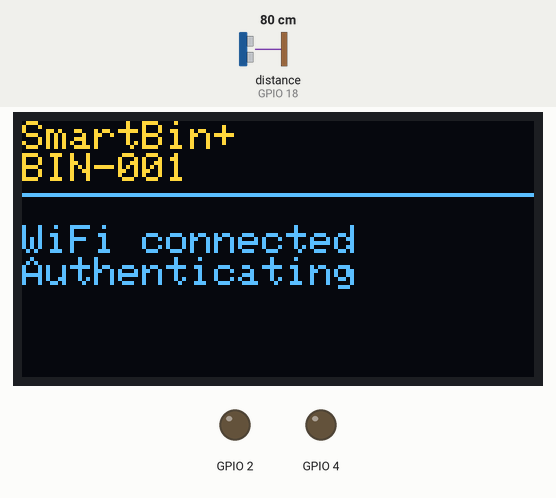
Recording of a sketch running on a simulated ESP32. Parts: 128×64 one-colour display, output pins drawn as LEDs (lit = HIGH). Wiring (inferred from the names in the program): ultrasonic range finder: trigger GPIO 5; echo GPIO 18. The test bench sets the inputs (shaded band); at power-on: distance to the obstacle (sensor on GPIO 18) 80 cm. The echo pulse lasts 58.3 µs per cm; the OLED is the two-colour kind (top 16 rows yellow); WiFi joins after 1.5 s; servers stay silent unless stated; uploads are accepted with an empty reply; pins used as bus, display or sensor lines are not drawn; what the sketch prints to the serial monitor is not drawn.

Above: at 2.1 s.
3.8 s: distance to the obstacle (sensor on GPIO 18) set to 2 cm
At 6.1 s:
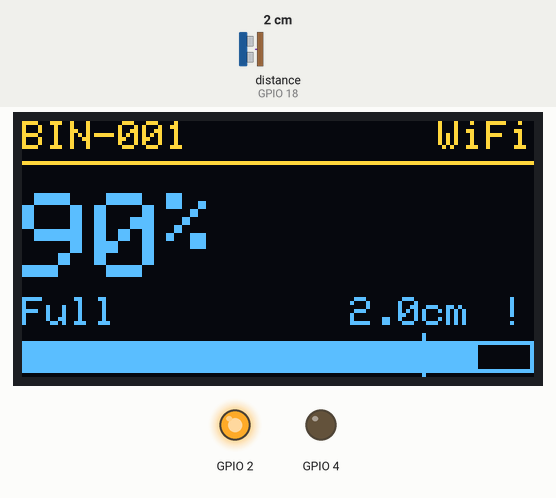
6.8 s: distance to the obstacle (sensor on GPIO 18) set to 9 cm
At 9.2 s:
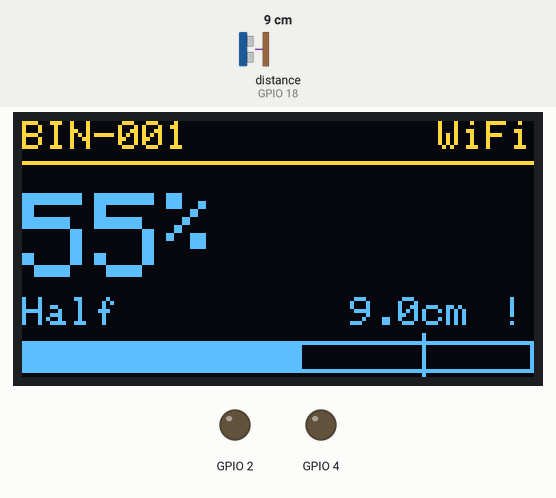
9.8 s: distance to the obstacle (sensor on GPIO 18) set to 18 cm
At 12.0 s:
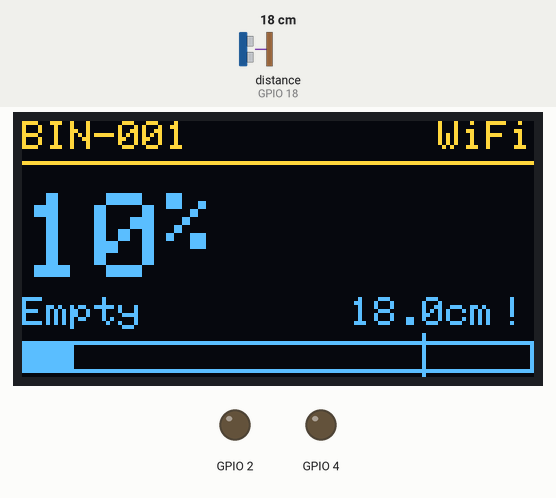
12.3 s: distance to the obstacle (sensor on GPIO 18) set to 4 cm
At 13.8 s:
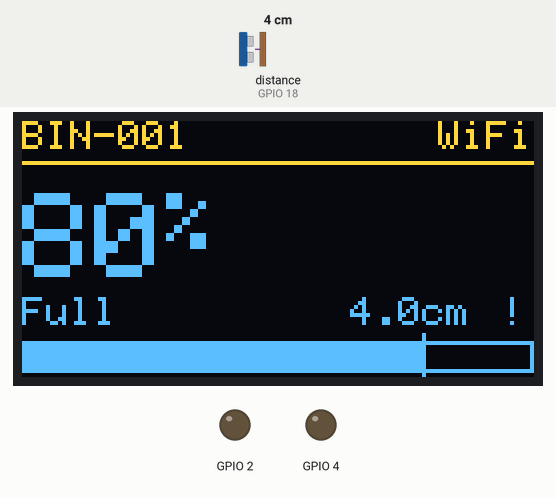
14.3 s: distance to the obstacle (sensor on GPIO 18) set to 35 cm
At 15.8 s:
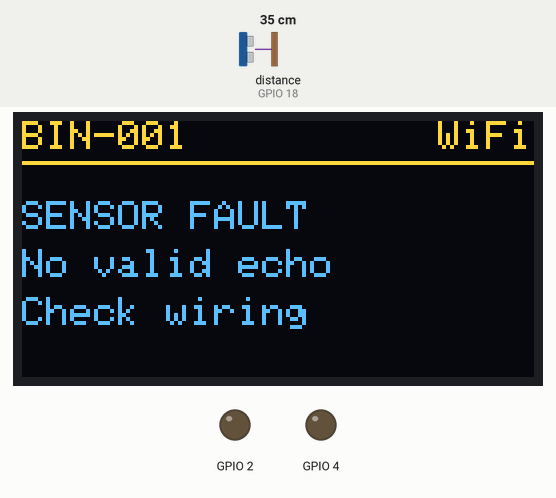
16.3 s: distance to the obstacle (sensor on GPIO 18) set to 9 cm
At 17.5 s:
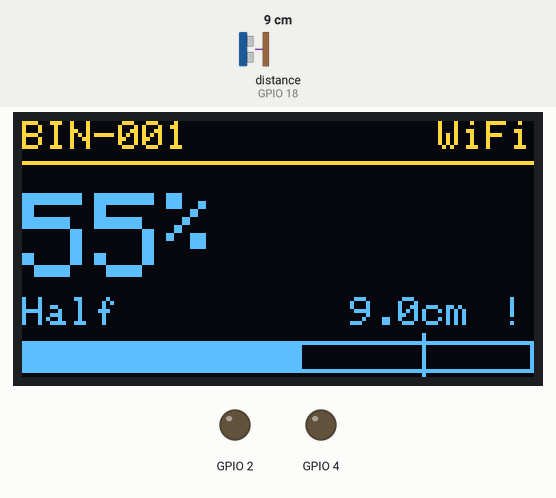
Timing chart, 0 to 19.3 s (numbered marks = the images above; inputs shaded):
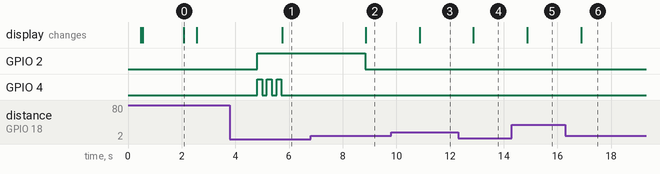

The sketch:

smartbin_esp32.ino
```cpp
/**
 * =============================================================================
 * SmartBin+ — ESP32 Firmware
 * =============================================================================
 * An IoT Based Intelligent Waste Monitoring and Route Optimization System
 * Major Project Phase-I · Course Code CSEP23605 · Group 54
 * Department of Computer Science and Engineering
 * Global Academy of Technology, Bengaluru · 2025-2026
 *
 * -----------------------------------------------------------------------------
 * WHAT THIS DOES
 *
 * Every SENSE_INTERVAL_MS the device takes a filtered ultrasonic reading,
 * computes the fill percentage, updates the OLED, and drives the LED and
 * buzzer locally. Every UPLOAD_INTERVAL_MS it transmits that reading to the
 * Firebase Realtime Database.
 *
 * The local indicators are deliberately independent of the network. A bin that
 * has reached capacity signals it whether or not the cloud is reachable — the
 * edge-processing approach the literature survey argues for (§VII-C).
 *
 * -----------------------------------------------------------------------------
 * LOOP, per report §5.1 Step 2
 *
 *   1. Trigger an HC-SR04 pulse
 *   2. Compute distance from echo-pulse duration
 *   3. Derive fill-level percentage
 *   4. Classify bin status ("Empty", "Half", "Full")
 *   5. Serialize the record as JSON
 *   6. POST it to Firebase with a 60-second inter-reading interval
 *
 * -----------------------------------------------------------------------------
 * WIRING — report §5.1 Step 1
 *
 *   HC-SR04 TRIG  -> GPIO 5
 *   HC-SR04 ECHO  -> GPIO 18
 *   HC-SR04 VCC   -> 5V      (regulated via LM2596)
 *   HC-SR04 GND   -> GND
 *
 *   Red LED  (+)  -> GPIO 2   via 220R resistor
 *   Buzzer   (+)  -> GPIO 4
 *   OLED SDA      -> GPIO 21
 *   OLED SCL      -> GPIO 22
 *
 *   Power: 9V supply -> LM2596 buck converter -> ESP32 VIN
 *   Add 100uF and 10uF bypass capacitors at the ESP32 power pins. Report §5.2
 *   item 3 documents why: direct USB supply caused voltage sag during Wi-Fi
 *   radio bursts, producing sporadic microcontroller resets.
 *
 * -----------------------------------------------------------------------------
 * REQUIRED LIBRARIES (Arduino Library Manager)
 *
 *   ArduinoJson          by Benoit Blanchon      (v6.x)
 *   Adafruit SSD1306     by Adafruit
 *   Adafruit GFX Library by Adafruit
 *
 * Board: "ESP32 Dev Module", ESP32 board package v2.0.x
 *
 * -----------------------------------------------------------------------------
 * SETUP
 *
 *   1. Copy config.h and fill in your Wi-Fi and Firebase credentials
 *   2. Set BIN_ID to match the bin's registration in the dashboard
 *   3. Create a device service account in Firebase Authentication
 *      (Email/Password) — do not reuse an administrator login
 *   4. Flash, then watch the serial monitor at 115200 baud
 *
 * =============================================================================
 */

#include "config.h"
#include "sensor.h"
#include "indicators.h"
#include "cloud.h"

/* ---------------------------------------------------------------------------
 * STATE
 * ------------------------------------------------------------------------- */

static unsigned long lastSenseAt = 0;
static unsigned long lastUploadAt = 0;
static unsigned long lastHealthAt = 0;

static float currentDistanceCm = -1.0f;
static float currentFillPercent = 0.0f;
static const char* currentStatus = "Empty";

/** Uploads attempted and succeeded — printed periodically as a delivery rate. */
static uint32_t uploadAttempts = 0;
static uint32_t uploadSuccesses = 0;

/* ---------------------------------------------------------------------------
 * SETUP
 * ------------------------------------------------------------------------- */

void setup() {
#if DEBUG_SERIAL
  Serial.begin(SERIAL_BAUD);
  delay(400);   // let the USB serial settle before the banner

  Serial.println();
  Serial.println(F("============================================"));
  Serial.println(F(" SmartBin+ ESP32 Firmware"));
  Serial.print  (F(" Bin ID     : ")); Serial.println(BIN_ID);
  Serial.print  (F(" Firmware   : ")); Serial.println(FIRMWARE_VERSION);
  Serial.print  (F(" Bin depth  : ")); Serial.print(BIN_DEPTH_CM); Serial.println(F(" cm"));
  Serial.print  (F(" Threshold  : ")); Serial.print(ALERT_THRESHOLD); Serial.println(F(" %"));
  Serial.print  (F(" Upload gap : ")); Serial.print(UPLOAD_INTERVAL_MS / 1000); Serial.println(F(" s"));
  Serial.println(F("============================================"));
#endif

  indicatorsBegin();
  sensorBegin();

  indicatorsShowMessage("Connecting to", WIFI_SSID);

  if (cloudConnectWiFi()) {
    indicatorsShowMessage("WiFi connected", "Authenticating");
    cloudAuthenticate();
  } else {
    // Continue regardless. Local sensing and indication are the primary
    // function; the device is useful standing next to the bin even with no
    // network at all.
    indicatorsShowMessage("WiFi failed", "Running offline");
#if DEBUG_SERIAL
    Serial.println(F("[setup] no network - continuing in local-only mode"));
#endif
    delay(1500);
  }

  // Take a first reading immediately so the display is not blank on boot.
  currentDistanceCm = sensorReadFiltered();

  if (currentDistanceCm > 0) {
    currentFillPercent = sensorFillPercent(currentDistanceCm);
    currentStatus = sensorBinStatus(currentFillPercent);
  }

  indicatorsShowStatus(currentFillPercent, currentDistanceCm, currentStatus,
                       cloudWiFiConnected(), true, sensorIsHealthy());

  lastSenseAt = millis();

  // Force an upload on the first loop iteration rather than waiting a full
  // interval — useful when demonstrating the device.
  lastUploadAt = millis() - UPLOAD_INTERVAL_MS;
}

/* ---------------------------------------------------------------------------
 * LOOP
 * ------------------------------------------------------------------------- */

void loop() {
  unsigned long now = millis();

  /* --- Sense ------------------------------------------------------------ */
  if (now - lastSenseAt >= SENSE_INTERVAL_MS) {
    lastSenseAt = now;

    float distance = sensorReadFiltered();

    if (distance > 0) {
      currentDistanceCm = distance;
      currentFillPercent = sensorFillPercent(distance);
      currentStatus = sensorBinStatus(currentFillPercent);

      // Local threshold evaluation — LED and buzzer respond immediately,
      // without waiting for a cloud round trip.
      indicatorsUpdateAlert(currentFillPercent);

#if DEBUG_SERIAL
      Serial.print(F("[sense] "));
      Serial.print(distance, 1);
      Serial.print(F(" cm -> "));
      Serial.print(currentFillPercent, 1);
      Serial.print(F("% ("));
      Serial.print(currentStatus);
      Serial.println(F(")"));
#endif
    }
#if DEBUG_SERIAL
    else {
      Serial.println(F("[sense] no valid reading - sensor fault"));
    }
#endif

    indicatorsShowStatus(currentFillPercent, currentDistanceCm, currentStatus,
                         cloudWiFiConnected(), cloudLastUploadOk(),
                         sensorIsHealthy());
  }

  /* --- Upload ----------------------------------------------------------- */
  if (now - lastUploadAt >= UPLOAD_INTERVAL_MS) {
    lastUploadAt = now;
    uploadAttempts++;

    if (cloudUpload(currentDistanceCm, currentFillPercent,
                    currentStatus, sensorIsHealthy())) {
      uploadSuccesses++;
    }

#if DEBUG_SERIAL
    // Report §3.2 sets a 95% delivery-rate target. Printing the measured rate
    // makes that checkable during testing rather than merely asserted.
    if (uploadAttempts > 0) {
      Serial.print(F("[stats] delivery rate "));
      Serial.print((uploadSuccesses * 100.0f) / uploadAttempts, 1);
      Serial.print(F("% ("));
      Serial.print(uploadSuccesses);
      Serial.print(F("/"));
      Serial.print(uploadAttempts);
      Serial.print(F(") | uptime "));
      Serial.print(millis() / 1000);
      Serial.print(F(" s | free heap "));
      Serial.print(ESP.getFreeHeap());
      Serial.println(F(" B"));
    }
#endif

    indicatorsShowStatus(currentFillPercent, currentDistanceCm, currentStatus,
                         cloudWiFiConnected(), cloudLastUploadOk(),
                         sensorIsHealthy());
  }

  /* --- Health report ----------------------------------------------------- */
  // Less frequent than telemetry: component health changes rarely, and every
  // extra request costs power on a battery-powered unit.
  if (now - lastHealthAt >= UPLOAD_INTERVAL_MS * 5) {
    lastHealthAt = now;
    cloudUploadHealth(sensorIsHealthy());
  }

  /* --- Connection maintenance -------------------------------------------- */
  // Non-blocking; respects the exponential back-off internally so a long
  // outage does not stall sensing or the local indicators.
  cloudEnsureConnection();

  // Small yield keeps the watchdog fed and the Wi-Fi stack responsive.
  delay(20);
}
```

cloud.h
```cpp
/**
 * SmartBin+ — Wi-Fi and Firebase Transport
 * =============================================================================
 * Wi-Fi association with exponential back-off, and authenticated writes to the
 * Firebase Realtime Database over HTTPS.
 *
 * REPORT §5.2 item 2:
 *   "Intermittent Wi-Fi disconnections caused data gaps in the Firebase
 *    timeline. An automatic reconnection handler with exponential back-off
 *    (initial retry: 1 s, max: 30 s) was added to the firmware to ensure
 *    resilient cloud connectivity."
 *
 * REPORT §5.2 item 4:
 *   "The ESP32's 520 KB SRAM required careful JSON object sizing to avoid heap
 *    fragmentation over long uptime periods. Static buffer allocation using
 *    StaticJsonDocument<256> replaced dynamic allocation, reducing heap churn."
 *
 * Both are implemented below. The static document is the reason this firmware
 * can run for weeks without the slow memory decay that kills naive ESP32
 * projects.
 */

#ifndef SMARTBIN_CLOUD_H
#define SMARTBIN_CLOUD_H

#include <Arduino.h>
#include <WiFi.h>
#include <HTTPClient.h>
#include <ArduinoJson.h>
#include "config.h"

/** Current back-off delay, doubling on each failure up to RECONNECT_MAX_MS. */
static unsigned long reconnectDelay = RECONNECT_INITIAL_MS;
static unsigned long lastReconnectAttempt = 0;

/** Firebase ID token from the device service account. */
static String idToken = "";
static unsigned long tokenExpiresAt = 0;

/** Whether the most recent upload succeeded — surfaced on the OLED. */
static bool lastUploadOk = false;

/**
 * Connect to Wi-Fi, blocking up to WIFI_CONNECT_TIMEOUT_MS.
 *
 * @return true if associated.
 */
inline bool cloudConnectWiFi() {
  if (WiFi.status() == WL_CONNECTED) return true;

  WiFi.mode(WIFI_STA);
  WiFi.begin(WIFI_SSID, WIFI_PASSWORD);

#if DEBUG_SERIAL
  Serial.print(F("[wifi] connecting to "));
  Serial.println(WIFI_SSID);
#endif

  unsigned long started = millis();

  while (WiFi.status() != WL_CONNECTED) {
    if (millis() - started > WIFI_CONNECT_TIMEOUT_MS) {
#if DEBUG_SERIAL
      Serial.println(F("[wifi] connection timed out"));
#endif
      return false;
    }
    delay(250);
  }

#if DEBUG_SERIAL
  Serial.print(F("[wifi] connected, IP "));
  Serial.print(WiFi.localIP());
  Serial.print(F(", RSSI "));
  Serial.println(WiFi.RSSI());
#endif

  // Success resets the back-off — the next outage starts from 1 s again.
  reconnectDelay = RECONNECT_INITIAL_MS;
  return true;
}

/**
 * Attempt reconnection, respecting the current back-off interval.
 *
 * Non-blocking: returns immediately if it is not yet time to retry, so the
 * main loop keeps sensing and driving the local indicators during an outage.
 *
 * @return true if connected.
 */
inline bool cloudEnsureConnection() {
  if (WiFi.status() == WL_CONNECTED) {
    reconnectDelay = RECONNECT_INITIAL_MS;
    return true;
  }

  unsigned long now = millis();
  if (now - lastReconnectAttempt < reconnectDelay) return false;

  lastReconnectAttempt = now;

#if DEBUG_SERIAL
  Serial.print(F("[wifi] reconnecting, back-off "));
  Serial.print(reconnectDelay);
  Serial.println(F(" ms"));
#endif

  WiFi.disconnect();
  WiFi.begin(WIFI_SSID, WIFI_PASSWORD);

  // Short blocking window; if it fails we back off and let the loop continue.
  unsigned long started = millis();
  while (WiFi.status() != WL_CONNECTED && millis() - started < 5000) {
    delay(200);
  }

  if (WiFi.status() == WL_CONNECTED) {
    reconnectDelay = RECONNECT_INITIAL_MS;
    idToken = "";          // force re-authentication
#if DEBUG_SERIAL
    Serial.println(F("[wifi] reconnected"));
#endif
    return true;
  }

  // Exponential back-off, capped. REPORT §5.2 item 2.
  reconnectDelay = min(reconnectDelay * RECONNECT_FACTOR, (unsigned long)RECONNECT_MAX_MS);
  return false;
}

/**
 * Authenticate the device service account and cache an ID token.
 *
 * Tokens are valid for one hour; this refreshes at 55 minutes to avoid
 * writing with a token that expires mid-request.
 *
 * @return true if a valid token is held.
 */
inline bool cloudAuthenticate() {
  if (idToken.length() > 0 && millis() < tokenExpiresAt) return true;
  if (WiFi.status() != WL_CONNECTED) return false;

  HTTPClient http;

  String url = "https://identitytoolkit.googleapis.com/v1/accounts:signInWithPassword?key=";
  url += FIREBASE_API_KEY;

  http.begin(url);
  http.addHeader("Content-Type", "application/json");

  StaticJsonDocument<256> request;
  request["email"] = DEVICE_EMAIL;
  request["password"] = DEVICE_PASSWORD;
  request["returnSecureToken"] = true;

  String body;
  serializeJson(request, body);

  int status = http.POST(body);

  if (status != 200) {
#if DEBUG_SERIAL
    Serial.print(F("[auth] failed, HTTP "));
    Serial.println(status);
#endif
    http.end();
    return false;
  }

  // The auth response includes the full token, so this buffer must be
  // generous — an ID token alone is around 900 bytes.
  StaticJsonDocument<1536> response;
  DeserializationError error = deserializeJson(response, http.getString());
  http.end();

  if (error) {
#if DEBUG_SERIAL
    Serial.print(F("[auth] parse error: "));
    Serial.println(error.c_str());
#endif
    return false;
  }

  idToken = response["idToken"].as<String>();
  tokenExpiresAt = millis() + (55UL * 60UL * 1000UL);   // refresh at 55 min

#if DEBUG_SERIAL
  Serial.println(F("[auth] device authenticated"));
#endif

  return idToken.length() > 0;
}

/**
 * Upload a telemetry reading.
 *
 * Writes to bins/{BIN_ID}/live via a PUT, replacing the node. History is
 * appended by the dashboard rather than the device, to keep the firmware's
 * request count and payload size down.
 *
 * @param distanceCm
 * @param fillPercent
 * @param binStatus   "Empty" / "Half" / "Full"
 * @param sensorOk
 * @return true on HTTP 200.
 */
inline bool cloudUpload(float distanceCm, float fillPercent,
                        const char* binStatus, bool sensorOk) {
  if (!cloudEnsureConnection()) { lastUploadOk = false; return false; }
  if (!cloudAuthenticate())     { lastUploadOk = false; return false; }

  HTTPClient http;

  String url = String(FIREBASE_HOST) + "/bins/" + BIN_ID + "/live.json?auth=" + idToken;

  http.begin(url);
  http.addHeader("Content-Type", "application/json");

  // StaticJsonDocument, not DynamicJsonDocument. REPORT §5.2 item 4 — this is
  // what prevents heap fragmentation over long uptime.
  StaticJsonDocument<256> payload;

  payload["distanceCm"]    = round(distanceCm * 10) / 10.0;
  payload["fillPct"]       = round(fillPercent * 10) / 10.0;
  payload["binStatus"]     = binStatus;
  payload["messageStatus"] = "Delivered";
  payload["rssi"]          = WiFi.RSSI();
  payload["uptimeSec"]     = millis() / 1000;
  payload["firmware"]      = FIRMWARE_VERSION;
  payload["timestamp"]     = (unsigned long)(millis());

  String body;
  serializeJson(payload, body);

  int status = http.PUT(body);
  http.end();

  lastUploadOk = (status == 200);

#if DEBUG_SERIAL
  if (lastUploadOk) {
    Serial.print(F("[cloud] uploaded "));
    Serial.print(fillPercent, 1);
    Serial.print(F("% ("));
    Serial.print(distanceCm, 1);
    Serial.println(F(" cm)"));
  } else {
    Serial.print(F("[cloud] upload failed, HTTP "));
    Serial.println(status);
  }
#endif

  // A 401 means the token expired early; clear it so the next cycle
  // re-authenticates rather than repeating a doomed request.
  if (status == 401) idToken = "";

  return lastUploadOk;
}

/**
 * Report component health to bins/{BIN_ID}/health.
 *
 * @param sensorOk
 * @return true on success.
 */
inline bool cloudUploadHealth(bool sensorOk) {
  if (WiFi.status() != WL_CONNECTED) return false;
  if (!cloudAuthenticate()) return false;

  HTTPClient http;

  String url = String(FIREBASE_HOST) + "/bins/" + BIN_ID + "/health.json?auth=" + idToken;

  http.begin(url);
  http.addHeader("Content-Type", "application/json");

  StaticJsonDocument<192> payload;
  payload["sensorOk"]  = sensorOk;
  payload["wifiOk"]    = true;
  payload["updatedAt"] = (unsigned long)millis();

  String body;
  serializeJson(payload, body);

  int status = http.PATCH(body);
  http.end();

  return status == 200;
}

/** @return true if the last upload succeeded. */
inline bool cloudLastUploadOk() { return lastUploadOk; }

/** @return current Wi-Fi RSSI, or 0 when disconnected. */
inline int cloudRssi() {
  return WiFi.status() == WL_CONNECTED ? WiFi.RSSI() : 0;
}

/** @return true if associated with the access point. */
inline bool cloudWiFiConnected() {
  return WiFi.status() == WL_CONNECTED;
}

#endif  // SMARTBIN_CLOUD_H
```

Source omitted: indicators.h (5920 bytes), sensor.h (6350 bytes), config.h (5142 bytes)

Measured:
- after the input at 3.8 s, GPIO 2: LOW → HIGH after 1.0 s; GPIO 4: alternates HIGH for 0.18 s and LOW for 0.18 s, 6 changes in all, then stays LOW, starting after 1.0 s; the display: changes after 1.9 s (image 1)
- after the input at 6.8 s, GPIO 2: HIGH → LOW after 2.0 s; the display: changes after 2.1 s (image 2)
- after the input at 9.8 s, the display: changes after 1.1 s (image 3)
- after the input at 12.3 s, the display: changes after 0.57 s (image 4)
- after the input at 14.3 s, the display: changes after 0.58 s (image 5)
- after the input at 16.3 s, the display: changes after 0.59 s (image 6)
- what the display in image 0 shows lasts 0.5 s, from 2.1 s to 2.6 s
